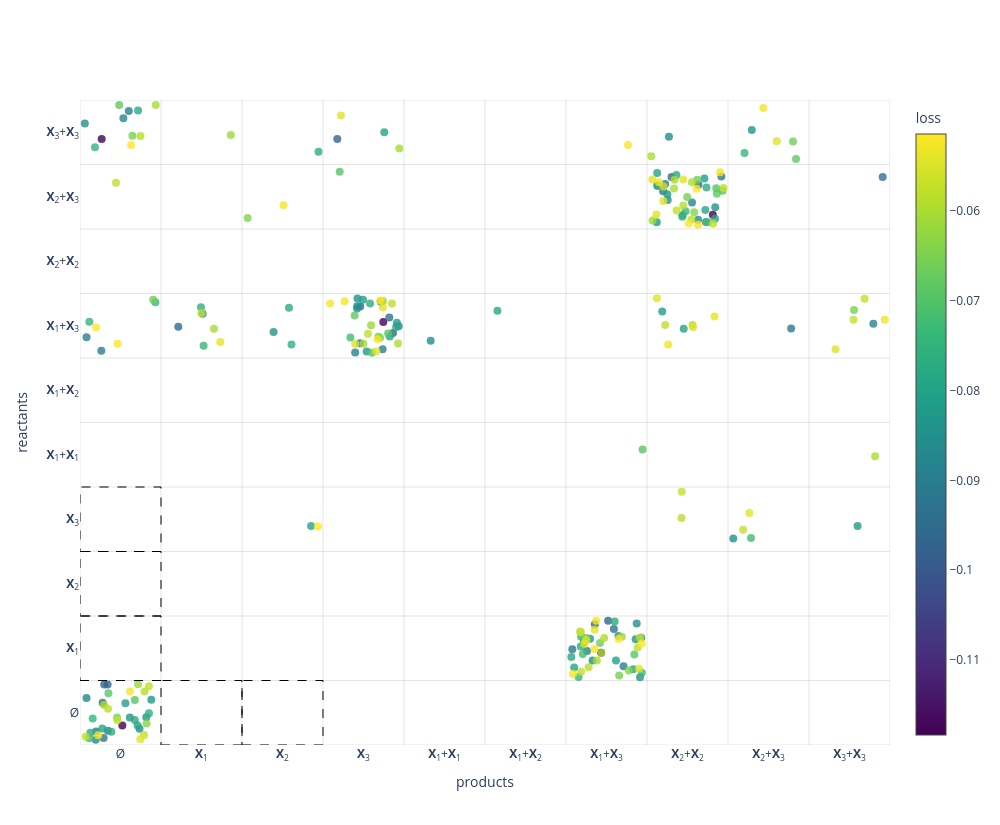

Source (notebook cell):
### Code cell
# Plot the reactant-product scatter for the top unfiltered IOCRNs
rewards_sorted = [iocrn.state.last_task_info['reward'] for iocrn in trainer.s.mult_env.hall_of_fame]

# Reactant-Product Scatter Plot
plot_dic = {
        "font.size": 6,
        "axes.labelsize": 6,
        "axes.titlesize": 6,
        "legend.fontsize": 6,
        "xtick.labelsize": 6,
        "ytick.labelsize": 6,
        "axes.linewidth": 0.2,
        "lines.linewidth": 1.2,
        "figure.dpi": 120,
        "savefig.dpi": 600,
        "savefig.bbox": "tight",
        "savefig.pad_inches": 0.02,
    }

fig = plot_reactant_product_scatter(
    all_iocrns_sorted_filtered,
    perf=rewards_sorted,
    species_labels=species_labels,
    max_order= 2,
    num_reactions_template=5,
    title="",
    cmap_name="viridis",
    max_ticks=30,
    figsize=(2*5., 1.65*5.),
    jitter_scale=0.45,
    use_plotly=True,
    plot_dic=plot_dic,
    marker_size=4,
)

import os
target_directory = "/local0/rossin/git/CRN-GenerativeAI/apps_nicolo/Habituation_3s_5r_MAK_REINFORCE/"
# fig.savefig(os.path.join(target_directory, 'plots', f"{task_name}_reactant_product_scatter.pdf"))

### Figure 1 — Plotly figure (JSON) as saved in the notebook; plotly's stock layout.template omitted (floating-point values rounded to 4 significant figures; data arrays with more than 128 entries replaced by an {"elided": "..."} marker saying what was removed)
{"data": [{"hovertemplate": "%{text}<extra></extra>", "marker": {"color": {"elided": "250 float values"}, "colorbar": {"title": {"text": "loss"}}, "colorscale": [[0, "#440154"], [0.1111, "#482878"], [0.2222, "#3e4989"], [0.3333, "#31688e"], [0.4444, "#26828e"], [0.5556, "#1f9e89"], [0.6667, "#35b779"], [0.7778, "#6ece58"], [0.8889, "#b5de2b"], [1, "#fde725"]], "opacity": 0.8, "showscale": true, "size": 8}, "mode": "markers", "text": {"elided": "250 str values"}, "type": "scatter", "x": {"elided": "250 float values"}, "y": {"elided": "250 float values"}}], "layout": {"height": 825, "hoverlabel": {"align": "left"}, "plot_bgcolor": "white", "shapes": [{"fillcolor": "rgba(0,0,0,0)", "layer": "above", "line": {"color": "black", "dash": "dash", "width": 1}, "type": "rect", "x0": 0.5, "x1": 1.5, "y0": -0.5, "y1": 0.5}, {"fillcolor": "rgba(0,0,0,0)", "layer": "above", "line": {"color": "black", "dash": "dash", "width": 1}, "type": "rect", "x0": -0.5, "x1": 0.5, "y0": 1.5, "y1": 2.5}, {"fillcolor": "rgba(0,0,0,0)", "layer": "above", "line": {"color": "black", "dash": "dash", "width": 1}, "type": "rect", "x0": -0.5, "x1": 0.5, "y0": 2.5, "y1": 3.5}, {"fillcolor": "rgba(0,0,0,0)", "layer": "above", "line": {"color": "black", "dash": "dash", "width": 1}, "type": "rect", "x0": 1.5, "x1": 2.5, "y0": -0.5, "y1": 0.5}, {"fillcolor": "rgba(0,0,0,0)", "layer": "above", "line": {"color": "black", "dash": "dash", "width": 1}, "type": "rect", "x0": -0.5, "x1": 0.5, "y0": 0.5, "y1": 1.5}, {"layer": "below", "line": {"color": "rgba(0,0,0,0.1)", "width": 1}, "type": "line", "x0": -0.5, "x1": -0.5, "y0": -0.5, "y1": 9.5}, {"layer": "below", "line": {"color": "rgba(0,0,0,0.1)", "width": 1}, "type": "line", "x0": 0.5, "x1": 0.5, "y0": -0.5, "y1": 9.5}, {"layer": "below", "line": {"color": "rgba(0,0,0,0.1)", "width": 1}, "type": "line", "x0": 1.5, "x1": 1.5, "y0": -0.5, "y1": 9.5}, {"layer": "below", "line": {"color": "rgba(0,0,0,0.1)", "width": 1}, "type": "line", "x0": 2.5, "x1": 2.5, "y0": -0.5, "y1": 9.5}, {"layer": "below", "line": {"color": "rgba(0,0,0,0.1)", "width": 1}, "type": "line", "x0": 3.5, "x1": 3.5, "y0": -0.5, "y1": 9.5}, {"layer": "below", "line": {"color": "rgba(0,0,0,0.1)", "width": 1}, "type": "line", "x0": 4.5, "x1": 4.5, "y0": -0.5, "y1": 9.5}, {"layer": "below", "line": {"color": "rgba(0,0,0,0.1)", "width": 1}, "type": "line", "x0": 5.5, "x1": 5.5, "y0": -0.5, "y1": 9.5}, {"layer": "below", "line": {"color": "rgba(0,0,0,0.1)", "width": 1}, "type": "line", "x0": 6.5, "x1": 6.5, "y0": -0.5, "y1": 9.5}, {"layer": "below", "line": {"color": "rgba(0,0,0,0.1)", "width": 1}, "type": "line", "x0": 7.5, "x1": 7.5, "y0": -0.5, "y1": 9.5}, {"layer": "below", "line": {"color": "rgba(0,0,0,0.1)", "width": 1}, "type": "line", "x0": 8.5, "x1": 8.5, "y0": -0.5, "y1": 9.5}, {"layer": "below", "line": {"color": "rgba(0,0,0,0.1)", "width": 1}, "type": "line", "x0": 9.5, "x1": 9.5, "y0": -0.5, "y1": 9.5}, {"layer": "below", "line": {"color": "rgba(0,0,0,0.1)", "width": 1}, "type": "line", "x0": -0.5, "x1": 9.5, "y0": -0.5, "y1": -0.5}, {"layer": "below", "line": {"color": "rgba(0,0,0,0.1)", "width": 1}, "type": "line", "x0": -0.5, "x1": 9.5, "y0": 0.5, "y1": 0.5}, {"layer": "below", "line": {"color": "rgba(0,0,0,0.1)", "width": 1}, "type": "line", "x0": -0.5, "x1": 9.5, "y0": 1.5, "y1": 1.5}, {"layer": "below", "line": {"color": "rgba(0,0,0,0.1)", "width": 1}, "type": "line", "x0": -0.5, "x1": 9.5, "y0": 2.5, "y1": 2.5}, {"layer": "below", "line": {"color": "rgba(0,0,0,0.1)", "width": 1}, "type": "line", "x0": -0.5, "x1": 9.5, "y0": 3.5, "y1": 3.5}, {"layer": "below", "line": {"color": "rgba(0,0,0,0.1)", "width": 1}, "type": "line", "x0": -0.5, "x1": 9.5, "y0": 4.5, "y1": 4.5}, {"layer": "below", "line": {"color": "rgba(0,0,0,0.1)", "width": 1}, "type": "line", "x0": -0.5, "x1": 9.5, "y0": 5.5, "y1": 5.5}, {"layer": "below", "line": {"color": "rgba(0,0,0,0.1)", "width": 1}, "type": "line", "x0": -0.5, "x1": 9.5, "y0": 6.5, "y1": 6.5}, {"layer": "below", "line": {"color": "rgba(0,0,0,0.1)", "width": 1}, "type": "line", "x0": -0.5, "x1": 9.5, "y0": 7.5, "y1": 7.5}, {"layer": "below", "line": {"color": "rgba(0,0,0,0.1)", "width": 1}, "type": "line", "x0": -0.5, "x1": 9.5, "y0": 8.5, "y1": 8.5}, {"layer": "below", "line": {"color": "rgba(0,0,0,0.1)", "width": 1}, "type": "line", "x0": -0.5, "x1": 9.5, "y0": 9.5, "y1": 9.5}], "title": {"text": ""}, "width": 1000, "xaxis": {"range": [-0.5, 9.5], "showgrid": false, "tickmode": "array", "ticktext": ["Ø", "<b>X</b><sub>1</sub>", "<b>X</b><sub>2</sub>", "<b>X</b><sub>3</sub>", "<b>X</b><sub>1</sub>+<b>X</b><sub>1</sub>", "<b>X</b><sub>1</sub>+<b>X</b><sub>2</sub>", "<b>X</b><sub>1</sub>+<b>X</b><sub>3</sub>", "<b>X</b><sub>2</sub>+<b>X</b><sub>2</sub>", "<b>X</b><sub>2</sub>+<b>X</b><sub>3</sub>", "<b>X</b><sub>3</sub>+<b>X</b><sub>3</sub>"], "tickvals": [0, 1, 2, 3, 4, 5, 6, 7, 8, 9], "title": {"text": "products"}, "zeroline": false}, "yaxis": {"range": [-0.5, 9.5], "showgrid": false, "tickmode": "array", "ticktext": ["Ø", "<b>X</b><sub>1</sub>", "<b>X</b><sub>2</sub>", "<b>X</b><sub>3</sub>", "<b>X</b><sub>1</sub>+<b>X</b><sub>1</sub>", "<b>X</b><sub>1</sub>+<b>X</b><sub>2</sub>", "<b>X</b><sub>1</sub>+<b>X</b><sub>3</sub>", "<b>X</b><sub>2</sub>+<b>X</b><sub>2</sub>", "<b>X</b><sub>2</sub>+<b>X</b><sub>3</sub>", "<b>X</b><sub>3</sub>+<b>X</b><sub>3</sub>"], "tickvals": [0, 1, 2, 3, 4, 5, 6, 7, 8, 9], "title": {"text": "reactants"}, "zeroline": false}}}
